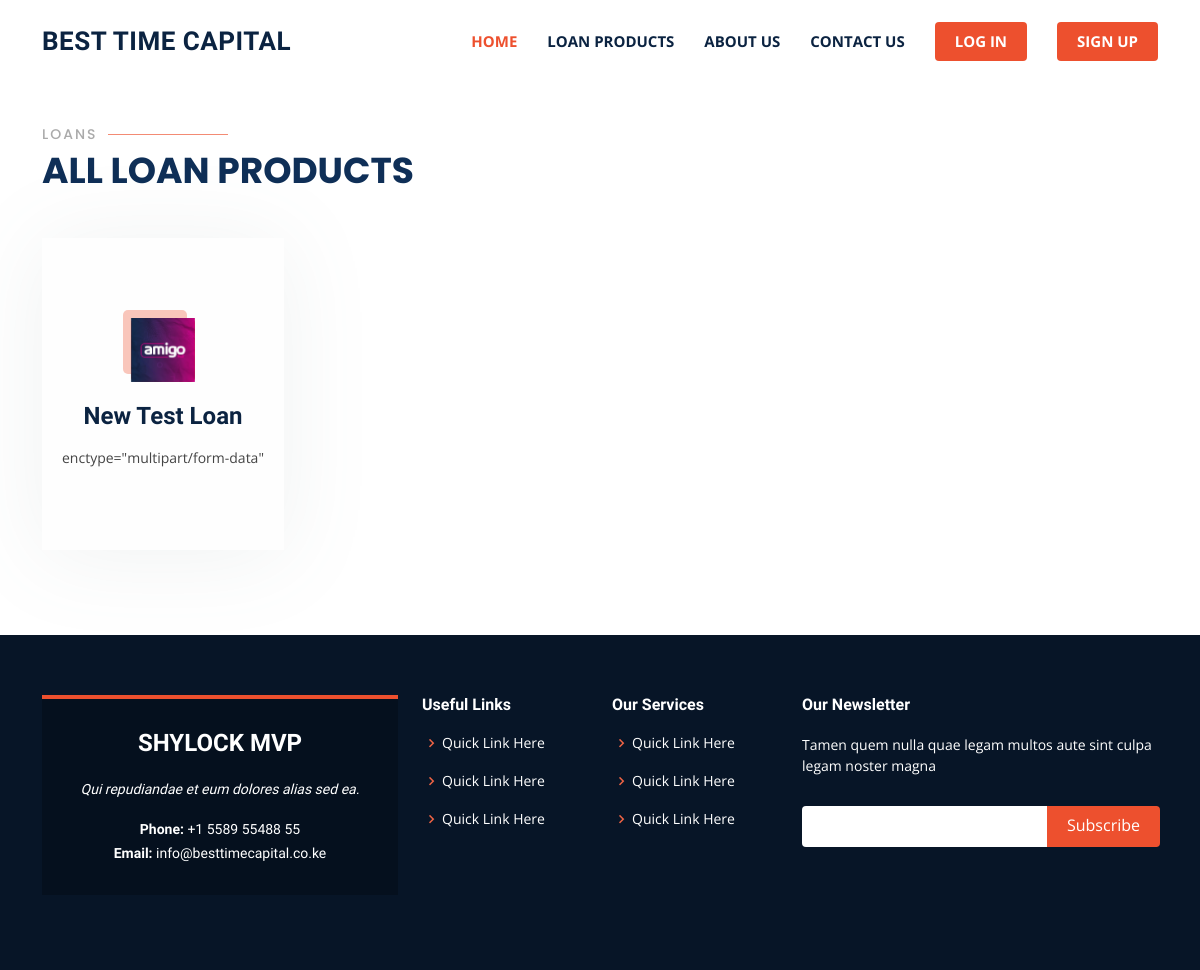
Page /loans/ on the earlier database version.
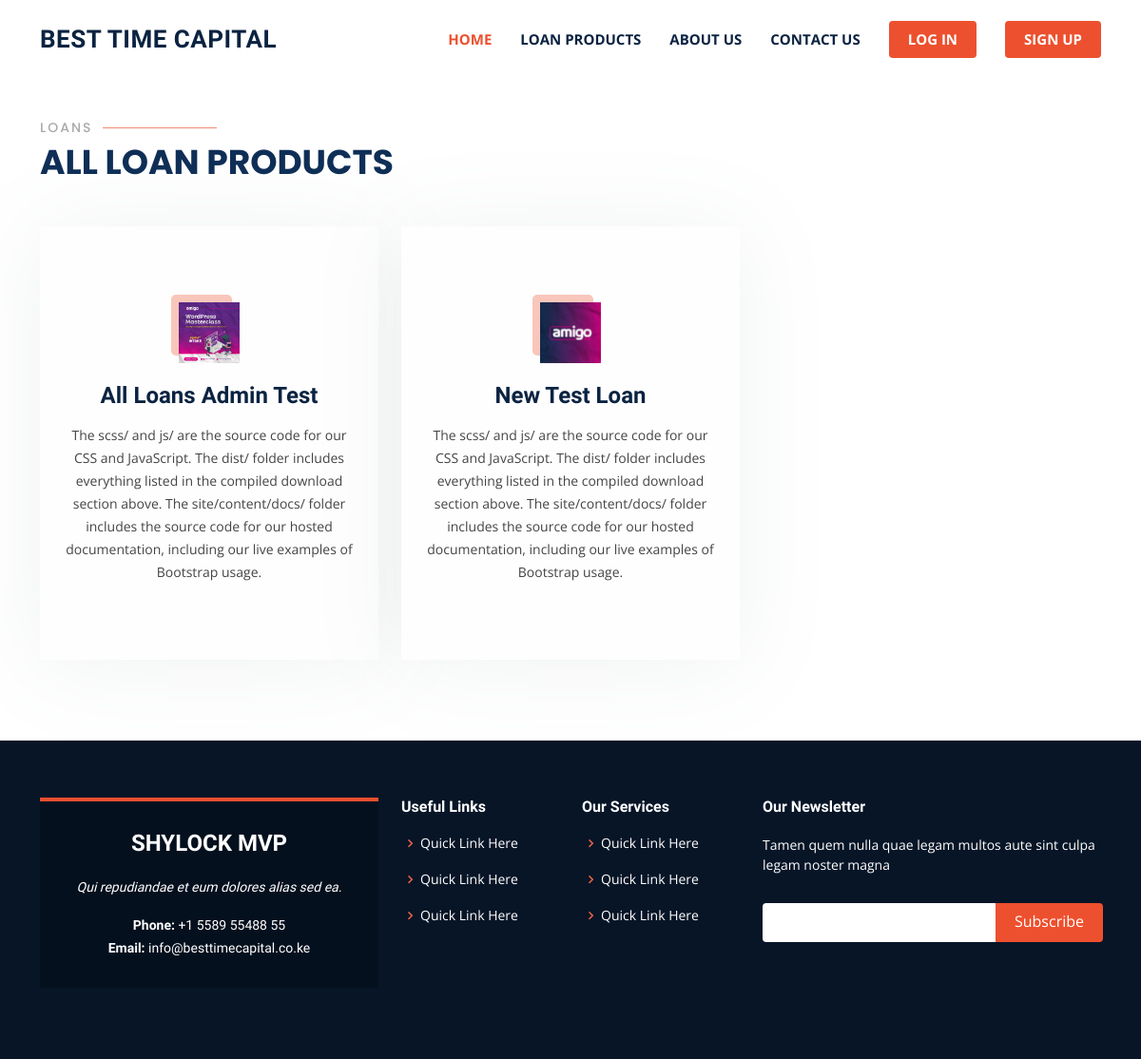
Same page on the later database version.
### loans/models.py (models this page shows, shortened)
class Loans(models.Model):
    loan_title = models.CharField(max_length=255)
    loan_description = models.TextField()
    interest = models.IntegerField()
    thumbnail = models.ImageField(upload_to ='uploads/')
    created_by = models.ForeignKey(User, related_name='loans', on_delete=models.CASCADE)
    created_at = models.DateTimeField(auto_now_add=True)
    changed_at = models.DateTimeField(auto_now=True)

### loans/views.py (the view)
# urls.py: path('loans/', all_loans, name="all_loans"),
def all_loans(request):
    loans = Loans.objects.all().order_by('-created_at')
    context = {
        "loans": loans,
    }
    return render(request, 'loans/all_loans.html', context)

### loans/templates/loans/all_loans.html (shortened to what this page needs)
{% extends "base.html" %}
{% load static %}
{% block content %}
<main id="main">
    <section id="services" class="services" style="margin-top: 70px;">
      <div class="container" data-aos="fade-up">
        <div class="section-title">
          <h2>Loans</h2>
          <p>All Loan Products</p>
        </div>
        <div class="row">
          {% for loan in loans %}
          <div class="col-lg-4 col-md-6 d-flex align-items-stretch" data-aos="zoom-in" data-aos-delay="100" style="margin-bottom: 25px;">
            <div class="icon-box">
              <div class="icon">
                <img class="img-fluid" src="{{ loan.thumbnail.url }}" alt="" height="100" width="100" >
              </div>
              <h4><a href="{% url 'loan_detail' loan.id %}">{{ loan.loan_title }}</a></h4>
              <p>{{ loan.loan_description }}</p>
            </div>
          </div>
          {% endfor %}
        </div>
      </div>
    </section>
  </main>
  {% endblock content %}

### templates/base.html (shortened to what this page needs)
<!DOCTYPE html>
{% load static %}
<html lang="en">
<head>
  <link href="{% static 'assets/vendor/animate.css/animate.min.css' %}" rel="stylesheet">
  <link href="{% static 'assets/vendor/aos/aos.css' %}" rel="stylesheet">
  <link href="{% static 'assets/vendor/bootstrap/css/bootstrap.min.css' %}" rel="stylesheet">
  <link href="{% static 'assets/vendor/bootstrap-icons/bootstrap-icons.css' %}" rel="stylesheet">
  <link href="{% static 'assets/vendor/boxicons/css/boxicons.min.css' %}" rel="stylesheet">
  <link href="{% static 'assets/vendor/glightbox/css/glightbox.min.css' %}" rel="stylesheet">
  <link href="{% static 'assets/vendor/remixicon/remixicon.css' %}" rel="stylesheet">
  <link href="{% static 'assets/vendor/swiper/swiper-bundle.min.css' %}" rel="stylesheet">
  <link href="{% static 'assets/css/style.css' %}" rel="stylesheet">
</head>
<body>
  <header id="header" class="fixed-top">
    <div class="container d-flex align-items-center justify-content-between">
      <h1 class="logo"><a href="/">Best Time Capital</a></h1>
      <nav id="navbar" class="navbar">
        <ul>
          <li><a class="nav-link scrollto active" href="/">Home</a></li>
          <li><a class="nav-link scrollto" href="{% url 'all_loans' %}">LOAN PRODUCTS</a></li>
          <li><a class="nav-link scrollto" href="#!">ABOUT US</a></li>
          <li><a class="nav-link scrollto" href="#!">CONTACT US</a></li>
          {% if request.user.is_authenticated %}
          <li><a class="getstarted scrollto" href="{% url 'logout' %}">LOGOUT</a></li>
          {% else %}
          <li><a class="getstarted scrollto" href="{% url 'login' %}">LOG IN</a></li>
          <li><a class="getstarted scrollto" href="{% url 'signup' %}">SIGN UP</a></li>
          {% endif %}
        </ul>
      </nav>
    </div>
  </header>
  {% block content %} {% endblock content %}
  <footer id="footer">
    <div class="footer-top">
      <div class="container">
        <div class="row">
          <div class="col-lg-4 col-md-6">
            <div class="footer-info">
              <h3>SHYLOCK MVP</h3>
              <p class="pb-3"><em>Qui repudiandae et eum dolores alias sed ea.</em></p>
              <p>
                <strong>Phone:</strong> +1 5589 55488 55<br>
                <strong>Email:</strong> info@besttimecapital.co.ke<br>
              </p>
            </div>
          </div>
          <div class="col-lg-2 col-md-6 footer-links">
            <h4>Useful Links</h4>
            <ul>
              <li><i class="bx bx-chevron-right"></i> <a href="#!">Quick Link Here</a></li>
              <li><i class="bx bx-chevron-right"></i> <a href="#!">Quick Link Here</a></li>
              <li><i class="bx bx-chevron-right"></i> <a href="#!">Quick Link Here</a></li>
            </ul>
          </div>
          <div class="col-lg-2 col-md-6 footer-links">
            <h4>Our Services</h4>
            <ul>
              <li><i class="bx bx-chevron-right"></i> <a href="#!">Quick Link Here</a></li>
              <li><i class="bx bx-chevron-right"></i> <a href="#!">Quick Link Here</a></li>
              <li><i class="bx bx-chevron-right"></i> <a href="#!">Quick Link Here</a></li>
            </ul>
          </div>
          <div class="col-lg-4 col-md-6 footer-newsletter">
            <h4>Our Newsletter</h4>
            <p>Tamen quem nulla quae legam multos aute sint culpa legam noster magna</p>
            <form action="" method="post">
              <input type="email" name="email"><input type="submit" value="Subscribe">
            </form>
          </div>
        </div>
      </div>
    </div>
  </footer>
</body>
</html>

### static/assets/css/style.css (style rules this page uses)
body { font-family: "Open Sans", sans-serif; color: #444444; }
a { color: #ed502e; text-decoration: none; }
h1, h2, h3, h4, h5, h6 { font-family: "Raleway", sans-serif; }
#header { background: #fff; transition: all 0.5s; z-index: 997; padding: 20px 0; }
#header .logo { font-size: 26px; margin: 0; padding: 0; line-height: 1; font-weight: 700; letter-spacing: 0.5px; text-transform: uppercase; }
#header .logo a { color: #0b2341; }
.navbar { padding: 0; }
.navbar ul { margin: 0; padding: 0; display: flex; list-style: none; align-items: center; }
.navbar li { position: relative; }
.navbar a, .navbar a:focus { display: flex; align-items: center; justify-content: space-between; padding: 10px 0 10px 30px; font-size: 15px; color: #0b2341; white-space: nowrap; transition: 0.3s; font-weight: 700; text-transform: uppercase; }
.navbar a:hover, .navbar .active, .navbar .active:focus, .navbar li:hover>a { color: #ed502e; }
.navbar .getstarted, .navbar .getstarted:focus { background: #ed502e; padding: 8px 20px; margin-left: 30px; border-radius: 4px; color: #fff; }
section { padding: 60px 0; }
.section-title { padding-bottom: 40px; }
.section-title h2 { font-size: 14px; font-weight: 500; padding: 0; line-height: 1px; margin: 0 0 5px 0; letter-spacing: 2px; text-transform: uppercase; color: #aaaaaa; font-family: "Poppins", sans-serif; }
.section-title h2::after { content: ""; width: 120px; height: 1px; display: inline-block; background: #f38b74; margin: 4px 10px; }
.section-title p { margin: 0; margin: 0; font-size: 36px; font-weight: 700; text-transform: uppercase; font-family: "Poppins", sans-serif; color: #0f2f57; }
.services .icon-box { text-align: center; background: #fefefe; box-shadow: 0px 5px 90px 0px rgba(110, 123, 131, 0.1); padding: 80px 20px; transition: all ease-in-out 0.3s; }
.services .icon-box .icon { margin: 0 auto; width: 64px; height: 64px; background: #ed502e; border-radius: 5px; transition: all 0.3s ease-out 0s; display: flex; align-items: center; justify-content: center; margin-bottom: 20px; transform-style: preserve-3d; position: relative; z-index: 2; }
.services .icon-box .icon::before { position: absolute; content: ""; left: -8px; top: -8px; height: 100%; width: 100%; background: #f9c6bb; border-radius: 5px; transition: all 0.3s ease-out 0s; transform: translateZ(-1px); z-index: 1; }
.services .icon-box h4 { font-weight: 700; margin-bottom: 15px; font-size: 24px; }
.services .icon-box h4 a { color: #0b2341; }
.services .icon-box p { line-height: 24px; font-size: 14px; margin-bottom: 0; }
#footer { background: #071527; padding: 0 0 30px 0; color: #fff; font-size: 14px; }
#footer .footer-top { padding: 60px 0 30px 0; }
#footer .footer-top .footer-info { margin-bottom: 15px; background: #05101e; border-top: 4px solid #ed502e; text-align: center; padding: 30px 20px; }
#footer .footer-top .footer-info h3 { font-size: 24px; margin: 0 0 20px 0; padding: 2px 0 2px 0; line-height: 1; font-weight: 700; }
#footer .footer-top .footer-info p { font-size: 14px; line-height: 24px; margin-bottom: 0; font-family: "Raleway", sans-serif; }
#footer .footer-top h4 { font-size: 16px; font-weight: 600; color: #fff; position: relative; padding-bottom: 12px; }
#footer .footer-top .footer-links { margin-bottom: 30px; }
#footer .footer-top .footer-links ul { list-style: none; padding: 0; margin: 0; }
#footer .footer-top .footer-links ul i { padding-right: 2px; color: #ef6445; font-size: 18px; line-height: 1; }
#footer .footer-top .footer-links ul li { padding: 10px 0; display: flex; align-items: center; }
#footer .footer-top .footer-links ul li:first-child { padding-top: 0; }
#footer .footer-top .footer-links ul a { color: #fff; transition: 0.3s; display: inline-block; line-height: 1; }
#footer .footer-top .footer-newsletter form { margin-top: 30px; background: #fff; padding: 6px 10px; position: relative; border-radius: 4px; }
#footer .footer-top .footer-newsletter form input[type=email] { border: 0; padding: 4px; width: calc(100% - 110px); }
#footer .footer-top .footer-newsletter form input[type=submit] { position: absolute; top: 0; right: -2px; bottom: 0; border: 0; background: none; font-size: 16px; padding: 0 20px 2px 20px; background: #ed502e; color: #fff; transition: 0.3s; border-radius: 0 4px 4px 0; }

Differences in the rows shown:
added Loans: thumbnail (picture), loan_title "All Loans Admin Test", loan_description "The scss/ and js/ are the source code for our CSS and JavaScript. The dist/ folder includes everything listed in the compiled download section above. The site/content/docs/ folder includes the source code for our hosted documentation, including our live examples of Bootstrap usage."
changed Loans "New Test Loan": loan_description "enctype=\"multipart/form-data\"" → "The scss/ and js/ are the source code for our CSS and JavaScript. The dist/ folder includes everything listed in the compiled download section above. The site/content/docs/ folder includes the source code for our hosted documentation, including our live examples of Bootstrap usage."
